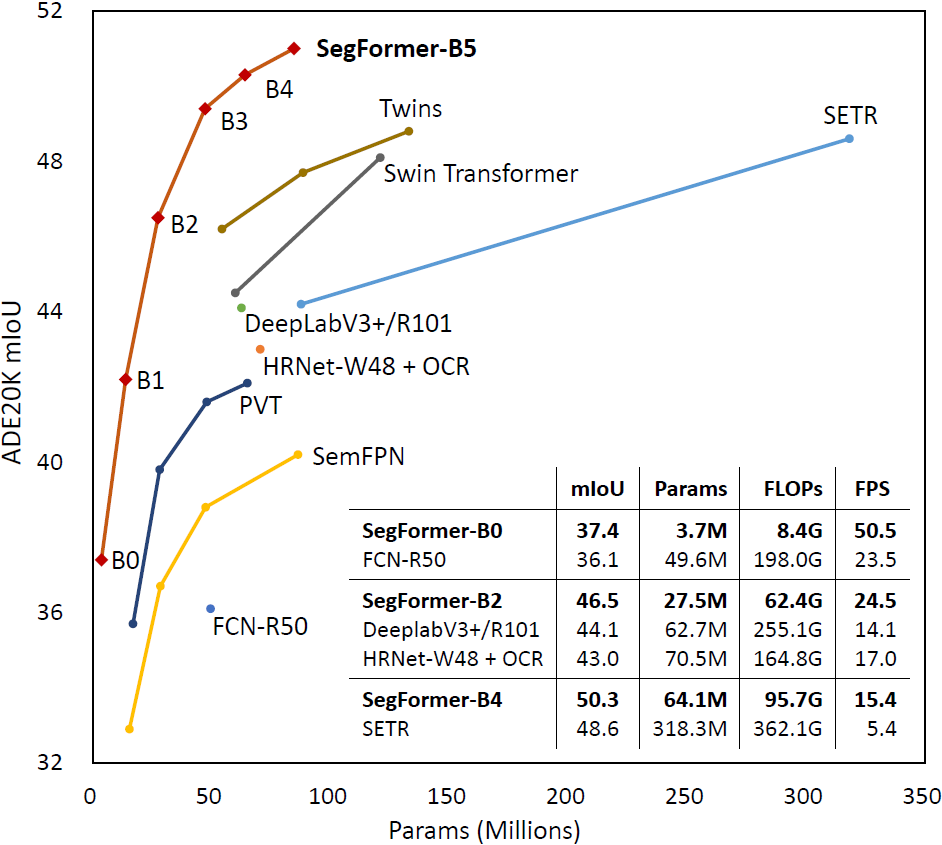
#> input picture Segmentation/SegFormer/resources/image.png, 942 x 845 px, given in place of lQLPJxGrrLPfzZbNBDjNB4Cwo5Ph8EzmbzcEItShnUDLAA_1920_1080.png, which was not available
$ python img_det.py
#> lines starting #> are read from the running program, lines starting #| are printed output that depends on the picture; pictures that were not available may be replaced by others from this repository, and a replacement may not be noted
import argparse
import cv2
import time

from typing import Any


def main(args: Any) -> None:
    img1 = cv2.imread("G:\demo_code\move_obj_det\img\lQLPJxGrrLPfzZbNBDjNB4Cwo5Ph8EzmbzcEItShnUDLAA_1920_1080.png")
#> img1 is the input picture: shape (845, 942, 3); mean B, G, R 242.6, 242.8, 243.1
    img2 = cv2.imread("G:\demo_code\move_obj_det\img\lQLPJxwCTeYhjpbNBDjNB4CwTTvcvOYmg8sEItShnUAuAA_1920_1080.png")
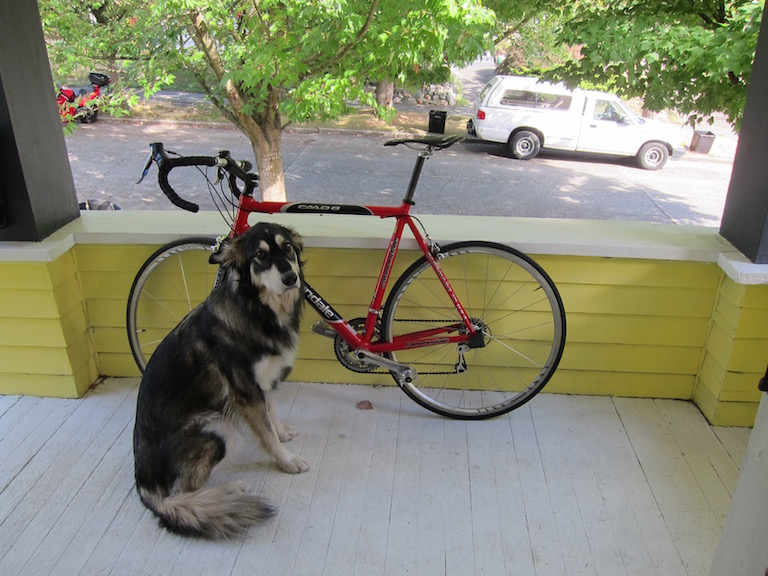
#> input picture Object_Detection/YOLOv7/deploy/triton-inference-server/data/dog.jpg, 768 x 576 px, given in place of lQLPJxwCTeYhjpbNBDjNB4CwTTvcvOYmg8sEItShnUAuAA_1920_1080.png, which was not available
#> img2 is the input picture: shape (576, 768, 3); mean B, G, R 114.1, 135.7, 134.4

    threshold: int = args.threshold

    bg = cv2.cvtColor(img1, cv2.COLOR_BGR2GRAY)
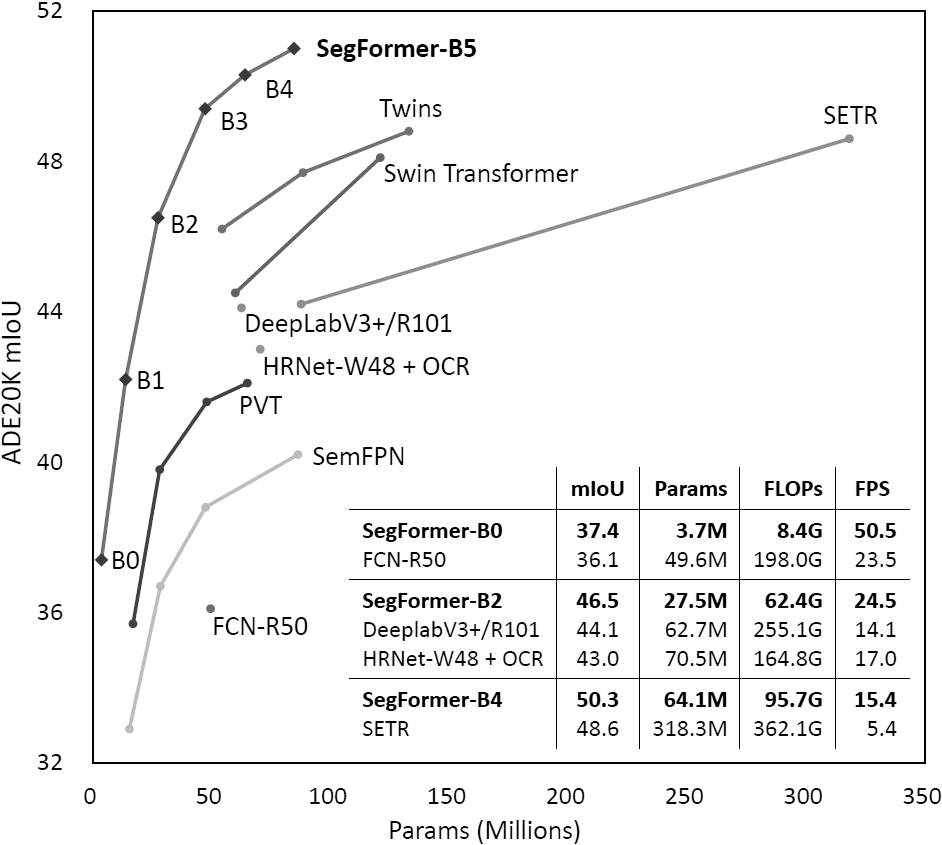
#> bg: shape (845, 942); min 0, max 255, mean 242.9

    # gray1 = cv2.cvtColor(img1, cv2.COLOR_BGR2GRAY)
    gray = cv2.cvtColor(img2, cv2.COLOR_BGR2GRAY)
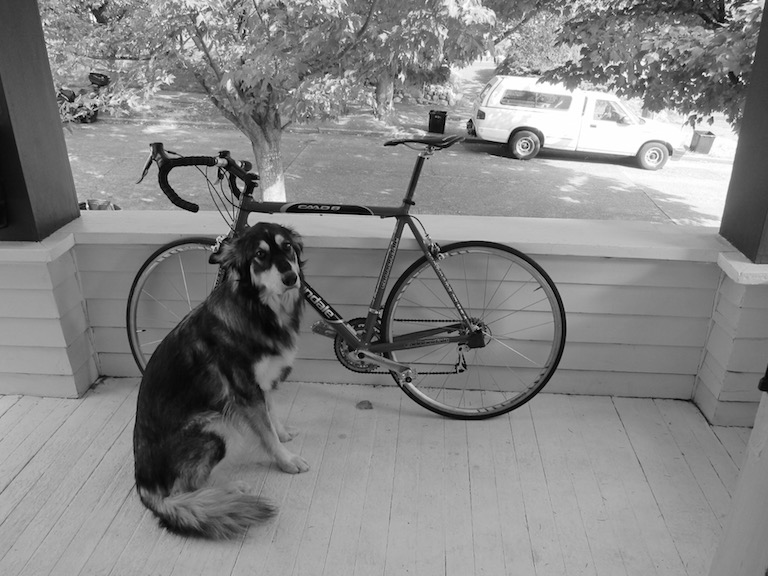
#> gray: shape (576, 768); min 0, max 255, mean 132.8

#> (the run stopped early here; a loop or call above may not have finished)
